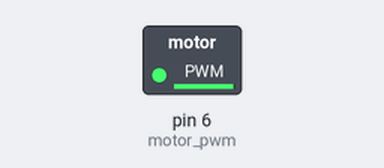
This sketch was run on a simulated Arduino Uno, built with avr-gcc and run on an emulated ATmega328P. On the bench: switched loads named in the sketch (green lamp = pin HIGH).

Above: at 0.1 s.
Timing chart, 0 to 1.6 s (numbered marks = the images above):
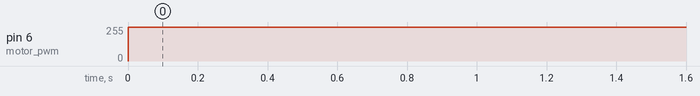

The sketch:

pwm_motor.ino
```cpp
/*
PWM
controla a luminosidade de um led conforme o valor do potenciometro
*/

 int motor_pwm = 6; // pino do led

 void setup()
 {
    pinMode(motor_pwm, OUTPUT); // configura pino como saída
 }

 void loop()
 {

    analogWrite(motor_pwm, 252);
}
```

Measured:
- by itself, pin 6 (motor_pwm): 0/255 → 252/255 at 0.00 s
